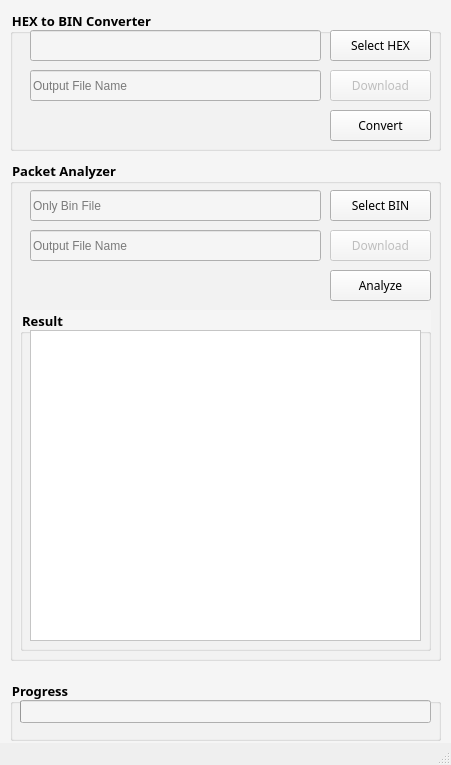
<?xml version="1.0" encoding="UTF-8"?>
<ui version="4.0">
 <class>MainWindow</class>
 <widget class="QMainWindow" name="MainWindow">
  <property name="geometry">
   <rect>
    <x>0</x>
    <y>0</y>
    <width>451</width>
    <height>765</height>
   </rect>
  </property>
  <property name="windowTitle">
   <string>DVS Packet Analyzer</string>
  </property>
  <property name="styleSheet">
   <string notr="true">background-color = #FFFFFF</string>
  </property>
  <widget class="QWidget" name="centralwidget">
   <property name="styleSheet">
    <string notr="true">background-color: #f5f5f5</string>
   </property>
   <widget class="QGroupBox" name="Converter_Box">
    <property name="geometry">
     <rect>
      <x>10</x>
      <y>10</y>
      <width>431</width>
      <height>141</height>
     </rect>
    </property>
    <property name="font">
     <font>
      <family>Bahnschrift SemiBold</family>
      <pointsize>10</pointsize>
      <weight>75</weight>
      <bold>true</bold>
     </font>
    </property>
    <property name="autoFillBackground">
     <bool>false</bool>
    </property>
    <property name="styleSheet">
     <string notr="true"/>
    </property>
    <property name="title">
     <string>HEX to BIN Converter</string>
    </property>
    <widget class="QPushButton" name="Btn_selectHex">
     <property name="geometry">
      <rect>
       <x>320</x>
       <y>20</y>
       <width>101</width>
       <height>31</height>
      </rect>
     </property>
     <property name="font">
      <font>
       <family>HY견고딕</family>
      </font>
     </property>
     <property name="text">
      <string>Select HEX</string>
     </property>
    </widget>
    <widget class="QPushButton" name="Btn_Convert">
     <property name="geometry">
      <rect>
       <x>320</x>
       <y>100</y>
       <width>101</width>
       <height>31</height>
      </rect>
     </property>
     <property name="font">
      <font>
       <family>HY견고딕</family>
       <weight>50</weight>
       <bold>false</bold>
      </font>
     </property>
     <property name="text">
      <string>Convert</string>
     </property>
    </widget>
    <widget class="QLineEdit" name="lineEdit_hex">
     <property name="geometry">
      <rect>
       <x>20</x>
       <y>20</y>
       <width>291</width>
       <height>31</height>
      </rect>
     </property>
     <property name="readOnly">
      <bool>true</bool>
     </property>
     <property name="placeholderText">
      <string/>
     </property>
    </widget>
    <widget class="QLineEdit" name="lineEdit_result">
     <property name="geometry">
      <rect>
       <x>20</x>
       <y>60</y>
       <width>291</width>
       <height>31</height>
      </rect>
     </property>
     <property name="readOnly">
      <bool>true</bool>
     </property>
     <property name="placeholderText">
      <string>Output File Name</string>
     </property>
    </widget>
    <widget class="QPushButton" name="Btn_Download">
     <property name="enabled">
      <bool>false</bool>
     </property>
     <property name="geometry">
      <rect>
       <x>320</x>
       <y>60</y>
       <width>101</width>
       <height>31</height>
      </rect>
     </property>
     <property name="palette">
      <palette>
       <active>
        <colorrole role="Button">
         <brush brushstyle="SolidPattern">
          <color alpha="255">
           <red>161</red>
           <green>161</green>
           <blue>161</blue>
          </color>
         </brush>
        </colorrole>
        <colorrole role="Base">
         <brush brushstyle="SolidPattern">
          <color alpha="255">
           <red>245</red>
           <green>245</green>
           <blue>245</blue>
          </color>
         </brush>
        </colorrole>
        <colorrole role="Window">
         <brush brushstyle="SolidPattern">
          <color alpha="255">
           <red>245</red>
           <green>245</green>
           <blue>245</blue>
          </color>
         </brush>
        </colorrole>
       </active>
       <inactive>
        <colorrole role="Button">
         <brush brushstyle="SolidPattern">
          <color alpha="255">
           <red>245</red>
           <green>245</green>
           <blue>245</blue>
          </color>
         </brush>
        </colorrole>
        <colorrole role="Base">
         <brush brushstyle="SolidPattern">
          <color alpha="255">
           <red>245</red>
           <green>245</green>
           <blue>245</blue>
          </color>
         </brush>
        </colorrole>
        <colorrole role="Window">
         <brush brushstyle="SolidPattern">
          <color alpha="255">
           <red>245</red>
           <green>245</green>
           <blue>245</blue>
          </color>
         </brush>
        </colorrole>
       </inactive>
       <disabled>
        <colorrole role="Button">
         <brush brushstyle="SolidPattern">
          <color alpha="255">
           <red>144</red>
           <green>144</green>
           <blue>144</blue>
          </color>
         </brush>
        </colorrole>
        <colorrole role="Base">
         <brush brushstyle="SolidPattern">
          <color alpha="255">
           <red>245</red>
           <green>245</green>
           <blue>245</blue>
          </color>
         </brush>
        </colorrole>
        <colorrole role="Window">
         <brush brushstyle="SolidPattern">
          <color alpha="255">
           <red>245</red>
           <green>245</green>
           <blue>245</blue>
          </color>
         </brush>
        </colorrole>
       </disabled>
      </palette>
     </property>
     <property name="font">
      <font>
       <family>HY견고딕</family>
      </font>
     </property>
     <property name="text">
      <string>Download</string>
     </property>
    </widget>
   </widget>
   <widget class="QGroupBox" name="Analyzer_Box">
    <property name="geometry">
     <rect>
      <x>10</x>
      <y>160</y>
      <width>431</width>
      <height>501</height>
     </rect>
    </property>
    <property name="font">
     <font>
      <family>Bahnschrift SemiBold</family>
      <pointsize>10</pointsize>
      <weight>75</weight>
      <bold>true</bold>
     </font>
    </property>
    <property name="title">
     <string>Packet Analyzer</string>
    </property>
    <widget class="QLineEdit" name="lineEdit_InputBin">
     <property name="geometry">
      <rect>
       <x>20</x>
       <y>30</y>
       <width>291</width>
       <height>31</height>
      </rect>
     </property>
     <property name="readOnly">
      <bool>true</bool>
     </property>
     <property name="placeholderText">
      <string>Only Bin File</string>
     </property>
    </widget>
    <widget class="QPushButton" name="Btn_selectBin">
     <property name="geometry">
      <rect>
       <x>320</x>
       <y>30</y>
       <width>101</width>
       <height>31</height>
      </rect>
     </property>
     <property name="font">
      <font>
       <family>HY견고딕</family>
      </font>
     </property>
     <property name="text">
      <string>Select BIN</string>
     </property>
    </widget>
    <widget class="QLineEdit" name="lineEdit_result_analyzer">
     <property name="geometry">
      <rect>
       <x>20</x>
       <y>70</y>
       <width>291</width>
       <height>31</height>
      </rect>
     </property>
     <property name="readOnly">
      <bool>true</bool>
     </property>
     <property name="placeholderText">
      <string>Output File Name</string>
     </property>
    </widget>
    <widget class="QPushButton" name="Btn_Download_analyzer">
     <property name="enabled">
      <bool>false</bool>
     </property>
     <property name="geometry">
      <rect>
       <x>320</x>
       <y>70</y>
       <width>101</width>
       <height>31</height>
      </rect>
     </property>
     <property name="font">
      <font>
       <family>HY견고딕</family>
      </font>
     </property>
     <property name="text">
      <string>Download</string>
     </property>
    </widget>
    <widget class="QPushButton" name="Btn_Analyze">
     <property name="geometry">
      <rect>
       <x>320</x>
       <y>110</y>
       <width>101</width>
       <height>31</height>
      </rect>
     </property>
     <property name="font">
      <font>
       <family>HY견고딕</family>
      </font>
     </property>
     <property name="text">
      <string>Analyze</string>
     </property>
    </widget>
    <widget class="QGroupBox" name="groupBox_Result">
     <property name="geometry">
      <rect>
       <x>10</x>
       <y>150</y>
       <width>411</width>
       <height>341</height>
      </rect>
     </property>
     <property name="font">
      <font>
       <family>Bahnschrift SemiBold</family>
       <pointsize>10</pointsize>
       <weight>75</weight>
       <bold>true</bold>
      </font>
     </property>
     <property name="title">
      <string>Result</string>
     </property>
     <widget class="QTextBrowser" name="textBrowser_Analyzer">
      <property name="geometry">
       <rect>
        <x>10</x>
        <y>20</y>
        <width>391</width>
        <height>311</height>
       </rect>
      </property>
      <property name="styleSheet">
       <string notr="true">background-color: white</string>
      </property>
     </widget>
    </widget>
   </widget>
   <widget class="QGroupBox" name="groupBox">
    <property name="geometry">
     <rect>
      <x>10</x>
      <y>680</y>
      <width>431</width>
      <height>61</height>
     </rect>
    </property>
    <property name="font">
     <font>
      <family>Bahnschrift SemiBold</family>
      <pointsize>10</pointsize>
      <weight>75</weight>
      <bold>true</bold>
     </font>
    </property>
    <property name="title">
     <string>Progress</string>
    </property>
    <widget class="QProgressBar" name="progressBar">
     <property name="geometry">
      <rect>
       <x>10</x>
       <y>20</y>
       <width>411</width>
       <height>23</height>
      </rect>
     </property>
     <property name="value">
      <number>0</number>
     </property>
     <property name="textVisible">
      <bool>false</bool>
     </property>
    </widget>
   </widget>
  </widget>
  <widget class="QStatusBar" name="statusbar"/>
 </widget>
 <resources/>
 <connections/>
</ui>
